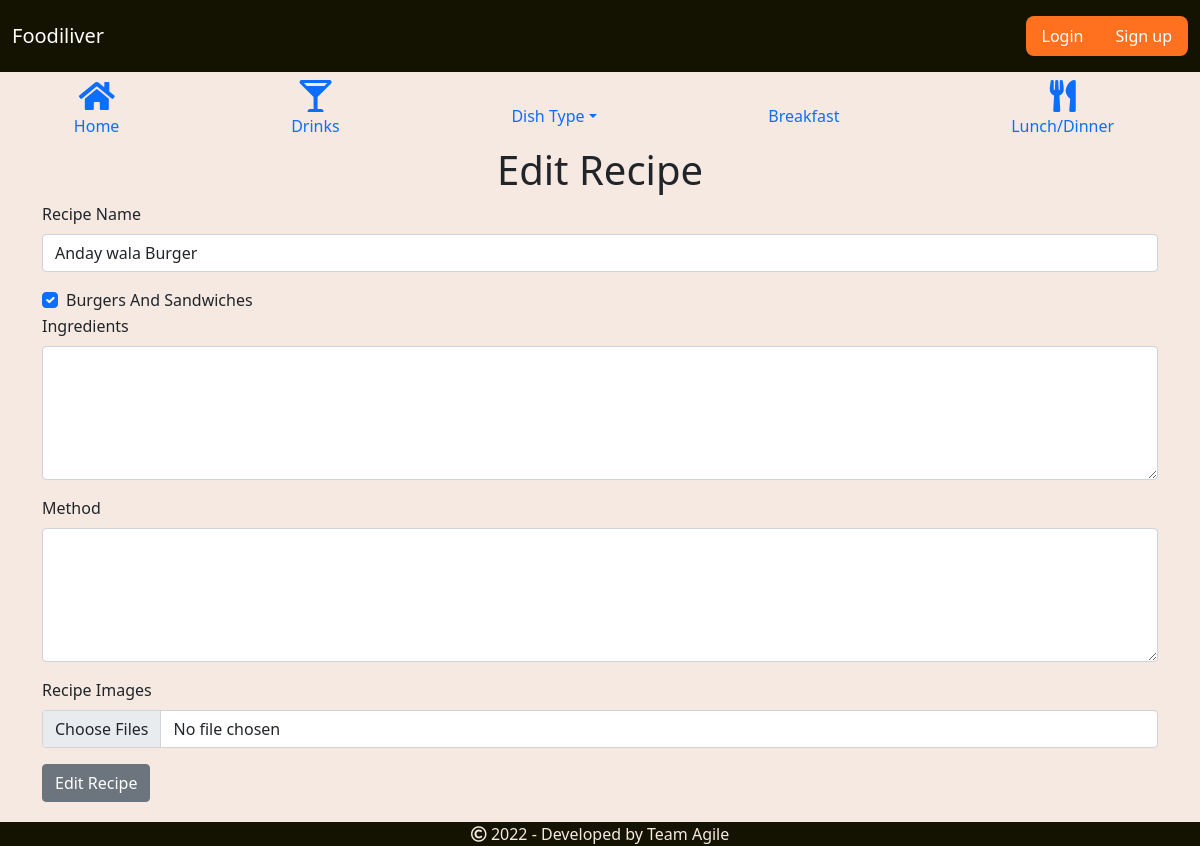
Page /dish_edit/1 on the earlier database version.
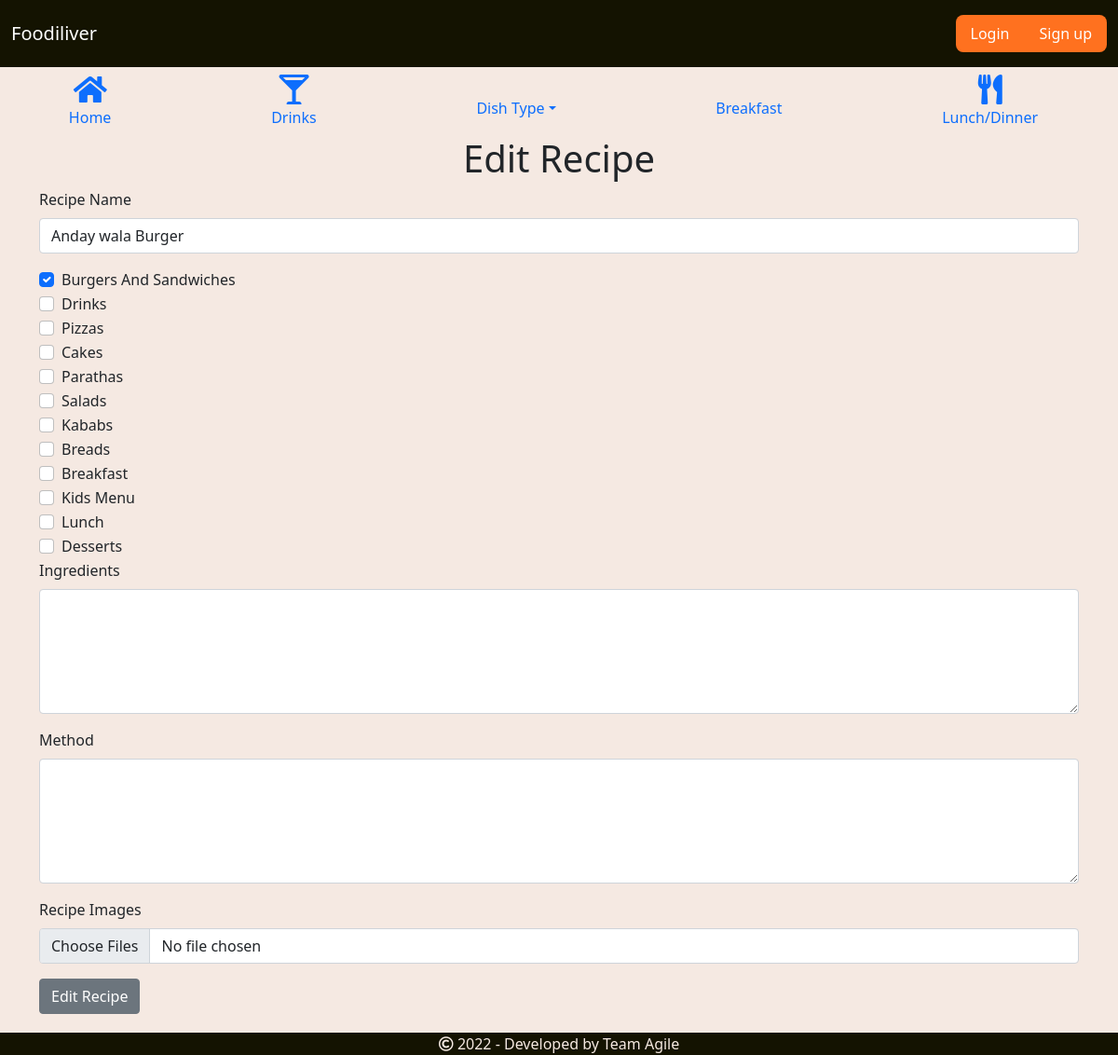
Same page on the later database version.
### order/models.py (models this page shows, shortened)
class Category(models.Model):
    Name = models.CharField(max_length=25, blank=False)
    photo = models.ImageField(upload_to='category_pics')

### order/views.py (the view)
# urls.py: path('dish_edit/<int:id>', views.recipe_edit, name='recipe_edit'),
def recipe_edit(request, id):
    recipe = Dish.objects.get(pk=id)
    cats = (cat.Name for cat in Category.objects.all())
    if request.method == "POST":
        name = request.POST.get('name').strip()
        ingredients = request.POST.get('ingredients').strip()
        method = request.POST.get('method').strip()
        files = request.FILES.getlist('uploaded_images')
        if name == "" or ingredients == "" or method == "":
            print("BLANK DATA")
        else:
            recipe.Name = name
            recipe.Ingredients = ingredients
            recipe.Directions = method
            for loop in cats:
                cat_obj = Category.objects.get(Name=loop)
                if request.POST.get(loop) == "True":
                    if cat_obj not in recipe.Tags.all(): recipe.Tags.add(cat_obj)
                else:
                    if cat_obj in recipe.Tags.all(): recipe.Tags.remove(cat_obj)
            recipe.save()
            """
            for loop in files:
                img = RecipeImage(recipe=new_rec, image=loop)
                img.save()

            """
            return HttpResponseRedirect(reverse('view_recipe', args=[recipe.Slug]))
    else:
        cats = (cat.Name for cat in Category.objects.all())
        recipe_cats = recipe.Tags.values_list('Name', flat=True)
        return render(request, 'order/add_recipe.html',
                      {'editMode': True, 'cats': cats, 'recipe_obj': recipe, 'recipe_cats': recipe_cats})

### order/templates/order/add_recipe.html (shortened to what this page needs)
{% extends "order/layout.html" %}
{% block main %}
    <h1 class="text-center" id="heading">Add Recipe</h1>
    <div class="container mr-5 pr-5">
        <form action="{% url 'add_recipe' %}" method="POST" id="form" enctype="multipart/form-data">
            <div class="mb-3">
                <label for="name" class="form-label">Recipe Name</label>
                <input type="text" class="form-control" id="name" placeholder="" name="name">
            </div>
            {% for eachCat in cats %}
                {% if editMode and eachCat in recipe_cats %}
                    <div class="form-check">
                        <input class="form-check-input" type="checkbox" value="True" id="{{ eachCat }}"
                               name="{{ eachCat }}" checked>
                        <label class="form-check-label" for="{{ eachCat }}">
                            {{ eachCat.title }}
                        </label>
                    </div>
                {% else %}
                <div class="form-check">
                    <input class="form-check-input" type="checkbox" value="True" id="{{ eachCat }}"
                           name="{{ eachCat }}">
                    <label class="form-check-label" for="{{ eachCat }}">
                        {{ eachCat.title }}
                    </label>
                </div>
                {% endif %}
            {% endfor %}
            <div class="mb-3">
                <label for="ingredients" class="form-label">Ingredients</label>
                <textarea class="form-control" id="ingredients" rows="5" name="ingredients"></textarea>
            </div>
            <div class="mb-3">
                <label for="method" class="form-label">Method</label>
                <textarea class="form-control" id="method" rows="5" name="method"></textarea>
            </div>
            <div class="mb-3">
                <label for="upload_images" class="form-label">Recipe Images</label>
                <input class="form-control" type="file" accept="image/*" id="upload_images" name="uploaded_images"
                       multiple>
            </div>
            <div class="col-12">
                <button type="submit" class="btn btn-secondary" id="button">Submit Recipe</button>
            </div>
        </form>
    </div>
{% endblock %}

Differences in the rows shown:
added Category: title "Drinks"
added Category: title "Pizzas"
added Category: title "Cakes"
added Category: title "Parathas"
added Category: title "Salads"
added Category: title "Kababs"
added Category: title "Breads"
added Category: title "Breakfast"
added Category: title "Kids Menu"
added Category: title "Lunch"
added Category: title "Desserts"
